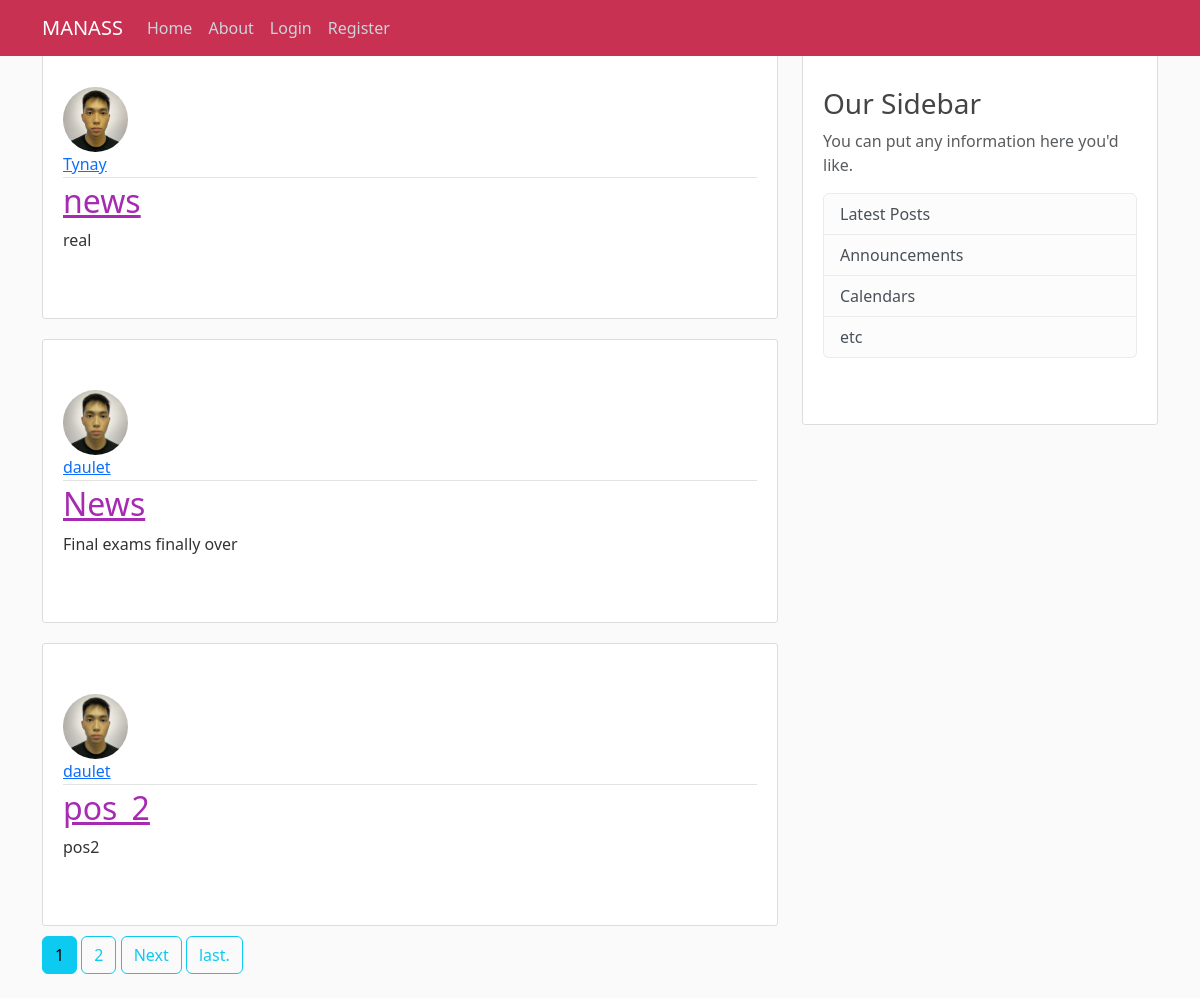
/, run on an earlier commit of the app's database.
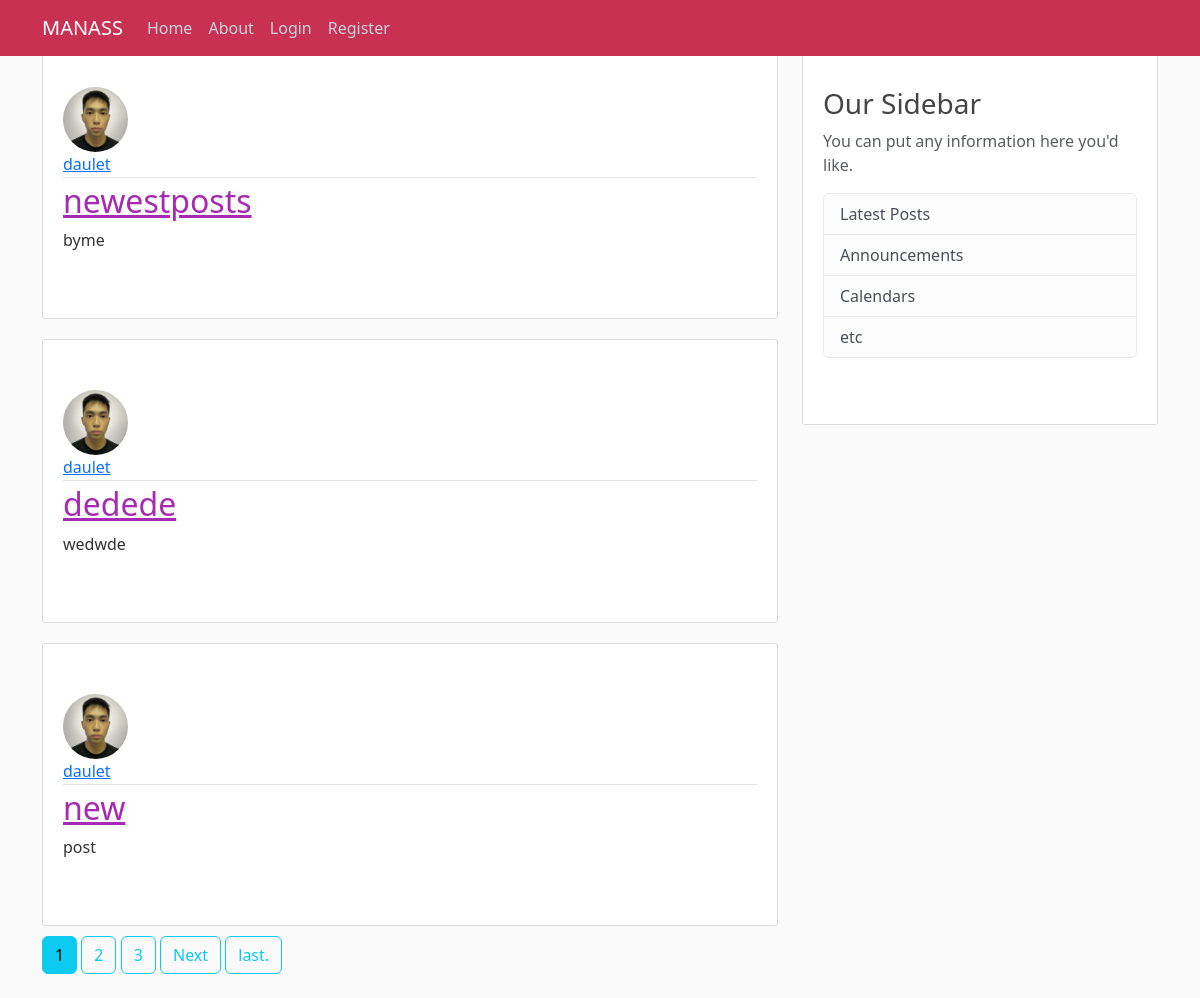
And on a later commit of the database.
### blog/models.py (models this page shows, shortened)
class Post (models.Model):
    title = models.CharField(max_length=30)
    content = models.TextField()
    date = models.DateTimeField(default=timezone.now)
    author = models.ForeignKey(User , on_delete=models.CASCADE)

### users/models.py (models this page shows, shortened)
class Profile(models.Model):
    user = models.OneToOneField(User , on_delete=models.CASCADE)
    image = models.ImageField(default='default.jpg' , upload_to='profile_pics')

### blog/views.py (the view)
# urls.py: path('', PostListView.as_view(), name= "blog"),
class PostListView(ListView):
    model = Post
    template_name = 'blog/home.html'
    context_object_name = 'posts'
    ordering = ['-date']
    paginate_by = 3

### blog/templates/blog/home.html (shortened to what this page needs)
  {% extends "blog/base.html" %}
  {% block content %}
    {% for post in posts %}
    <article  class="media content-section">
      <img class="rounded-circle article-img " src = "{{post.author.profile.image.url}}">
        <div class="media-body">
          <div class="article-metadata">
            <a class="mr-2" href="{%url 'user-posts' post.author.username%}">{{ post.author }}</a>
          </div>
          <h2><a class="article-title" href="{% url 'post-detail' post.id %}">{{ post.title }}</a></h2>
          <p class="article-content">{{ post.content }}</p>
        </div>
      </article>
      {% endfor %}
      {% if is_paginated %}
        {%for num in page_obj.paginator.page_range%}
          {%if page_obj.number == num %}
          <a class="btn btn-info mb-4" href="?page={{num}}">{{num}}</a>
          {% elif num > page_obj.number|add:'-3' and num < page_obj.number|add:'3' %}
          <a class="btn btn-outline-info mb-4" href="?page={{num}}">{{num}}</a>
          {%endif%}
        {%endfor%}
        {%if page_obj.has_next %}
        <a class="btn btn-outline-info mb-4" href="?page={{page_obj.next_page_number}}">Next</a>
        <a class="btn btn-outline-info mb-4" href="?page={{page_obj.paginator.num_pages}}">last.</a>
    {%endif%}
      {%endif%}
  {% endblock content %}

What changed in the data, as far as the page shows it:
no longer on this page (row unchanged): Post: author.profile.image (picture), author "Tynay", title "news", content "real"
no longer on this page (row unchanged): Post: author.profile.image (picture), author "daulet", title "News", content "Final exams finally over"
no longer on this page (row unchanged): Post: author.profile.image (picture), author "daulet", title "pos_2", content "pos2"
added Post: author.profile.image (picture), author "daulet", title "newestposts", content "byme"
added Post: author.profile.image (picture), author "daulet", title "dedede", content "wedwde"
added Post: author.profile.image (picture), author "daulet", title "new", content "post"
Also different on the page:
new list line: "3"
